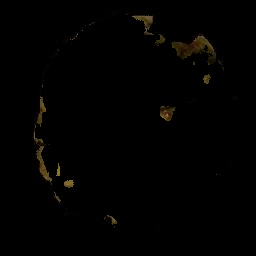
#> input picture setImages/set/postSegment/Bacterial/bactDis138.jpg, 256 x 256 px
$ jupyter execute --allow-errors demo2.ipynb
#> lines starting #> are read from the running program, lines starting #| are printed output that depends on the picture; after the words box and inside, x2 and y2 are one past the last pixel; in counts of white or black regions, pixels touching at a corner belong together
[cell 1]
import numpy as np
import cv2
from skimage import io
from tkinter import filedialog
import tkinter
import sys

[cell 2]
Alpha = None
MainWindow = tkinter.Tk()
MainWindow.title("Plant Disease Detector by Nahush Kulkarni")

[cell 3]
S = tkinter.Scale(MainWindow, from_=0, to=255, length=500, orient=tkinter.HORIZONTAL,
                  background='white', fg='black', troughcolor='white', label="Processing Factor")
S.pack()
S.set(150)

DiseasePercent = tkinter.StringVar()
L = tkinter.Label(MainWindow, textvariable=DiseasePercent)
L.pack()

[cell 4]
file = 'blackmeasles (1).jpg'
#> (the rest of this cell did not finish here and is left out)

[cell 5]
def DisplayDiseasePercentage(Disease):
    Count = 0
    Res = 0
    for i in range(0, Disease.shape[0]):
        for j in range(0, Disease.shape[1]):
            if Alpha[i, j] == 0:
                Res += 1
            if Disease[i, j] < S.get():
                Count += 1
    Percent = (Count / Res) * 100
    DiseasePercent.set("Percentage Disease: " + str(round(Percent, 2)) + "%")

[cell 6]
def GetAlpha(OriginalImage):
    global Alpha
    for i in range(0, OriginalImage.shape[0]):
        for j in range(0, OriginalImage.shape[1]):
            if OriginalImage[i, j, 0] > 200 and OriginalImage[i, j, 1] > 200 and OriginalImage[i, j, 2] > 200:
                Alpha[i, j] = 255
            else:
                Alpha[i, j] = 0

[cell 7]
def ProcessImage():
    OriginalImage = cv2.imread(file, 1)
#> OriginalImage is the input picture: shape (256, 256, 3); mean B, G, R 0.8, 1.5, 1.9
    cv2.imshow("Original Image", OriginalImage)
    b = OriginalImage[:, :, 0]
    g = OriginalImage[:, :, 1]
    r = OriginalImage[:, :, 2]
    cv2.imshow("Red Channel", r)
    cv2.imshow("Green Channel", g)
    cv2.imshow("Blue Channel", b)
    Disease = r - g
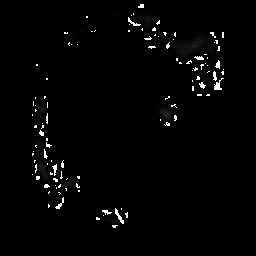
#> Disease: shape (256, 256); min 0, max 255, mean 4.4
    global Alpha
    Alpha = b
    GetAlpha(OriginalImage)
#> after the loop in GetAlpha, `for i in range(0, OriginalImage.shape[0]):`: Alpha: shape (256, 256); every value is 0
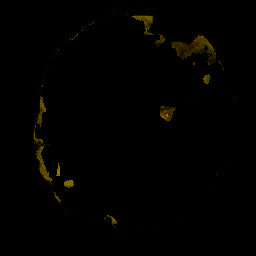
#> OriginalImage: shape (256, 256, 3); 6.55% of pixels changed, all inside (x1, y1, x2, y2) = (31, 0, 240, 240)
    cv2.imshow("Alpha Channel", Alpha)
    ProcessingFactor = S.get()
    print('ProcessingFactor is ', ProcessingFactor)
    for i in range(0, OriginalImage.shape[0]):
        for j in range(0, OriginalImage.shape[1]):
            if int(g[i, j]) > ProcessingFactor:
                Disease[i, j] = 255
    cv2.imshow("Disease Image", Disease)
    DisplayDiseasePercentage(Disease)
    S.bind('<ButtonRelease-1>', ProcessImage)
    cv2.waitKey(0)

[cell 8]
def GetFile():
    if len(sys.argv) > 1:
        return sys.argv[1]
    else:
        return filedialog.askopenfilename(title="Select Image")

[cell 9]
file = GetFile()

[cell 10]
filename = file
if filename != "":
    ProcessImage()
#> (this line was passed over: tkinter is not available in this run)

$ run again, on setImages/set/postSegment/Bacterial/bactDis224.jpg
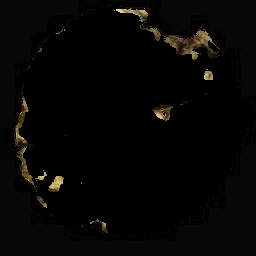
#> input picture setImages/set/postSegment/Bacterial/bactDis224.jpg, 256 x 256 px
#> in ProcessImage, OriginalImage is the input picture: shape (256, 256, 3); mean B, G, R 3.9, 5, 5.7
#> in ProcessImage, `Disease = r - g`:
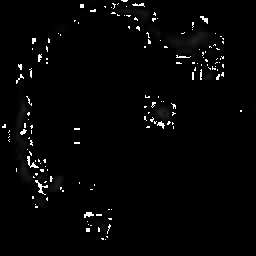
#> Disease: shape (256, 256); min 0, max 255, mean 5.2
#> in ProcessImage, `GetAlpha(OriginalImage)`:
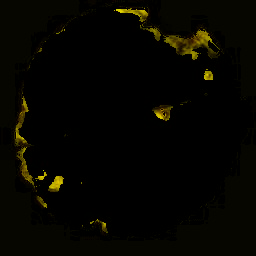
#> OriginalImage: shape (256, 256, 3); mean B, G, R 0, 5, 5.7
